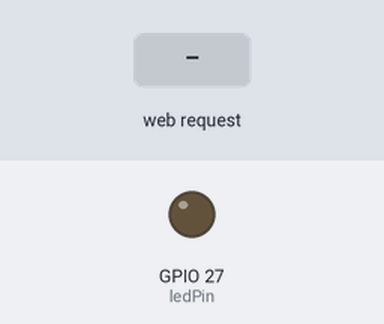
A sketch run on a simulated ESP32. On the bench: output pins drawn as LEDs (lit = HIGH). The inputs (shaded band) are chosen by the test bench. WiFi joins after 1.5 s; servers stay silent unless stated; storage starts empty; what the sketch prints to the serial monitor is not drawn.

Above: at 3.2 s.
3.3 s: HTTP request GET /control?cmd=1 received
At 3.8 s:
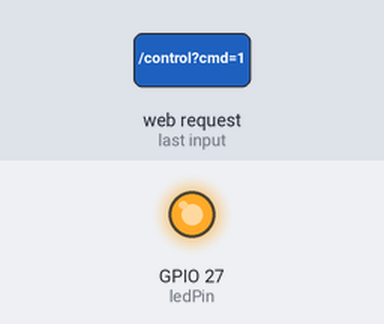
4.8 s: HTTP request GET /control?cmd=0 received
At 6.2 s:
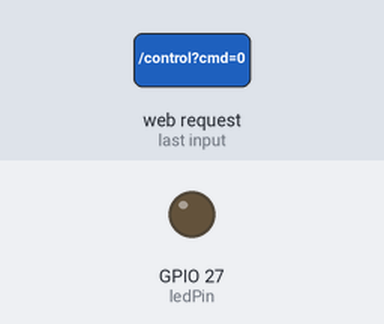
Timing chart, 0 to 7.8 s (numbered marks = the images above; inputs shaded):
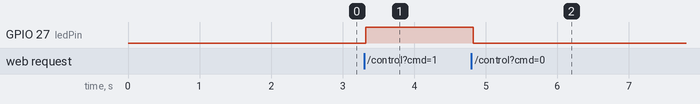

The sketch:

l.ino
```cpp
#include <WiFi.h>
#include <ESPAsyncWebSrv.h>
#include <SPIFFS.h>

const char* ssid = "none";
const char* password = "12345678";

AsyncWebServer server(80);

int ledPin = 27; // GPIO5 (G5) is the pin where the LED is connected
bool ledState = LOW;

void setup() {
  pinMode(ledPin, OUTPUT);
  digitalWrite(ledPin, ledState);

  Serial.begin(115200);

  WiFi.begin(ssid, password);

  while (WiFi.status() != WL_CONNECTED) {
    delay(1000);
    Serial.println("Connecting to WiFi...");
  }

  Serial.println("Connected to WiFi");

  if(!SPIFFS.begin(true)){
    Serial.println("An Error has occurred while mounting SPIFFS");
    return;
  }

  // Serve HTML for the root directory
  server.on("/", HTTP_GET, [](AsyncWebServerRequest *request){
    request->send(SPIFFS, "/index.html", "text/html");
  });

  server.on("/control", HTTP_GET, [](AsyncWebServerRequest *request){
    String command = request->arg("cmd");
    if (command == "1") {
      digitalWrite(ledPin, HIGH);
      ledState = HIGH;
    } else if (command == "0") {
      digitalWrite(ledPin, LOW);
      ledState = LOW;
    }
    request->redirect("/");
  });

  server.begin();
}

void loop() {
  // Your code here
}
```

Measured:
- after the input at 3.3 s, GPIO 27 (ledPin): LOW → HIGH at once
- after the input at 4.8 s, GPIO 27 (ledPin): HIGH → LOW at once
